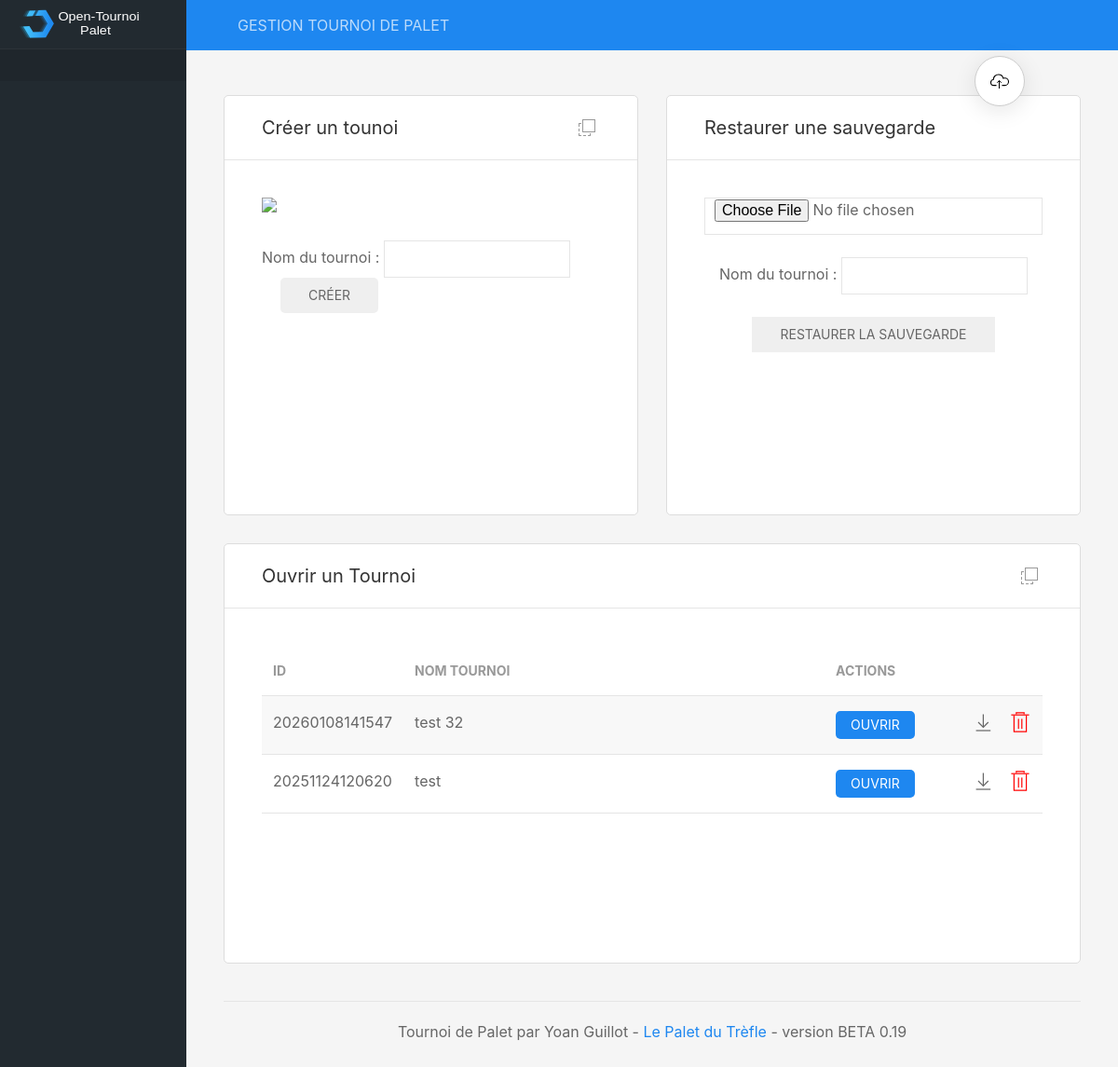
The app's page /, older data.
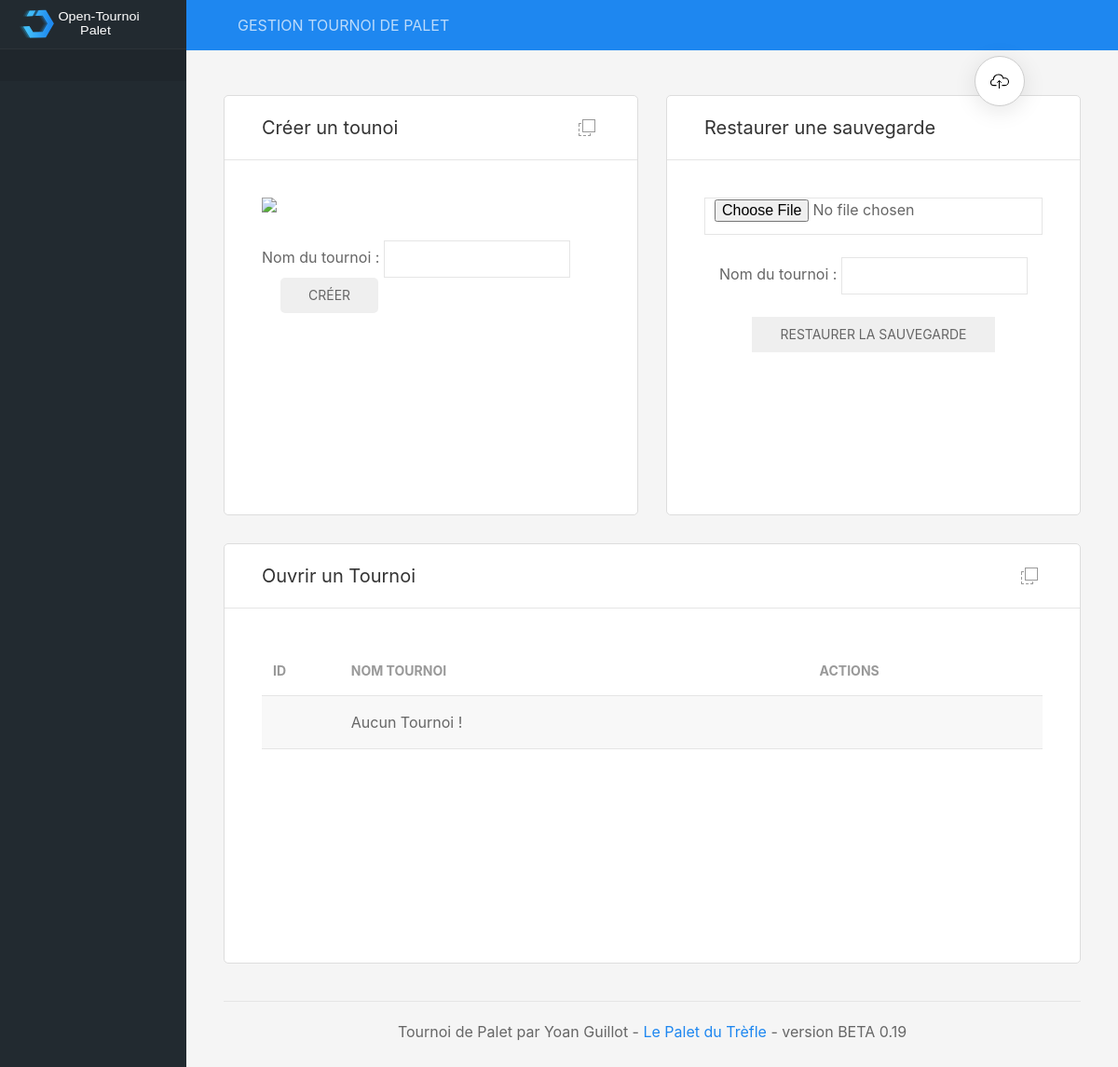
The same page, newer data.
### tables this page shows
CREATE TABLE tournois (id_tournoi NUMERIC (12) PRIMARY KEY DESC UNIQUE NOT NULL, nom_tournoi TEXT (200) NOT NULL, datecreation_tournoi DATE NOT NULL DEFAULT (STRFTIME('%d/%m/%Y, %H:%M', DATETIME('now', 'localtime'))), max_equipes INTEGER NOT NULL DEFAULT (0), type_phasesfinales TEXT NOT NULL DEFAULT aleatoire, pts_qualifs INTEGER DEFAULT (13) NOT NULL, pts_phasesfinales INTEGER NOT NULL DEFAULT (13), pts_finales NUMERIC NOT NULL DEFAULT (15), statut_inscriptions TEXT DEFAULT encours, statut_qualifs TEXT DEFAULT attente, statut_phasesfinales TEXT DEFAULT attente);

### includes/fonctions.inc.php (called while the page is built, shortened)
<?php
function listeTournois()
{
	global $db;
	$resultats = $db->query('SELECT * FROM tournois ORDER BY id_tournoi DESC');
	while ($row = $resultats->fetchArray(1)) {
		$listeTournois[] = $row;
	}
	if(!empty($listeTournois)){
		return $listeTournois;
	}
}
?>

### includes/accueil.inc.php (the view, shortened to what this page needs)
<div class="uk-grid uk-grid-medium" data-uk-grid uk-sortable="handle: .sortable-icon">
	<div class="uk-width-1-2@l">
		<div class="uk-card uk-card-default uk-card-hover">
			<div class="uk-card-header">
				<div class="uk-grid uk-grid-small">
					<div class="uk-width-auto"><h4>Créer un tounoi</h4></div>
					<div class="uk-width-expand uk-text-right panel-icons">
						<a href="#" class="uk-icon-link sortable-icon" title="Déplacer" data-uk-tooltip data-uk-icon="icon: move"></a>
					</div>
				</div>
			</div>
			<div class="uk-card-body">
				<div class="chart-container">
					<img style="max-height:200px;" src="images/tournoi.png" class="uk-align-center"/>
					<form method="POST">
							<div class="uk-panel uk-panel-box uk-margin-top">Nom du tournoi : <input name="nomTournoi" class="uk-input uk-form-width-medium" type="text" required>
							<button class="uk-button uk-button-success uk-margin-left">Créer</button>
						</div>
					</form>
				</div>
			</div>
		</div>
	</div>
	<div class="uk-width-1-2">
		<div class="uk-card uk-card-default uk-card-hover uk-height-1-1">
			<div class="uk-card-header">
				<div class="uk-grid uk-grid-small">
					<div class="uk-width-auto"><h4>Restaurer une sauvegarde</h4></div>
					<div class="uk-width-expand uk-text-right panel-icons">
					</div>
				</div>
			</div>
			<div class="uk-card-body">
				<div uk-overflow-auto>
					<div class="uk-panel uk-text-center">
                    <form name="form" method="post" action="index.php" enctype="multipart/form-data">
                        <input class="uk-input" type="file" name="aFile" />
                        <br />
                        <br />
						Nom du tournoi : <input class="uk-input uk-form-width-medium" type="text" name="nomTournoi"/><br/>
						<br/><input type="hidden" name="action" value="restauration" />
                        <input class="uk-button uk-button-success" type="submit" name="submitFile" value="restaurer la sauvegarde" />
                        </form>
                    </div>
				</div>
			</div>
		</div>
	</div>
</div>
<div class="uk-grid uk-grid-medium" data-uk-grid uk-sortable="handle: .sortable-icon">
	<div class="uk-width-1-1">
		<div class="uk-card uk-card-default uk-card-hover">
			<div class="uk-card-header">
				<div class="uk-grid uk-grid-small">
					<div class="uk-width-auto"><h4>Ouvrir un Tournoi</h4></div>
					<div class="uk-width-expand uk-text-right panel-icons">
						<a href="#" class="uk-icon-link sortable-icon" title="Déplacer" data-uk-tooltip data-uk-icon="icon: move"></a>
					</div>
				</div>
			</div>
			<div class="uk-card-body">
				<div class="chart-container" uk-overflow-auto>
					<table class="uk-table uk-table-striped">
						<thead>
							<tr>
								<th style="width:10%">ID</th>
								<th style="width: 60%">Nom tournoi</th>
								<th style="width: 30%">Actions</th>
							</tr>
						</thead>
<?php
	$listeTournois = listeTournois();
	if(!empty($listeTournois)){
		foreach($listeTournois as $row) {
			echo "<tr><td>". $row['id_tournoi'] ."</td>
				<td>". $row['nom_tournoi'] ."</td>
				<td>
					<a href=\"index.php?idtournoi=". $row['id_tournoi'] ."\"><button class=\"uk-button uk-button-primary uk-button-small\">Ouvrir</button></a>
					<a class=\"uk-float-right\" style=\"color: red\" href=\"\" onclick=\"supprTournoi(". $row['id_tournoi'] .")\" uk-icon=\"icon: trash; ratio: 1.2\" uk-toggle=\"target: #supprTournoi\"></a>
					<a class=\"uk-float-right\" style=\"margin-right: 15px;\" href=\"./includes/conf/". $row['id_tournoi'] .".db\" uk-icon=\"icon: download; ratio: 1.2\"></a>
				</td>
			</tr>";
		}
	}else{
		echo "<tr><td></td><td>Aucun Tournoi !</td><td></td></tr>";
	}
?>
					</table>
				</div>
			</div>
		</div>
	</div>
</div>

Row changes from the older to the newer data that the page shows:
removed tournois: id_tournoi "20260108141547", nom_tournoi "test 32"
removed tournois: id_tournoi "20251124120620", nom_tournoi "test"
Text that changed along with them:
text now shown: "Aucun Tournoi !"
